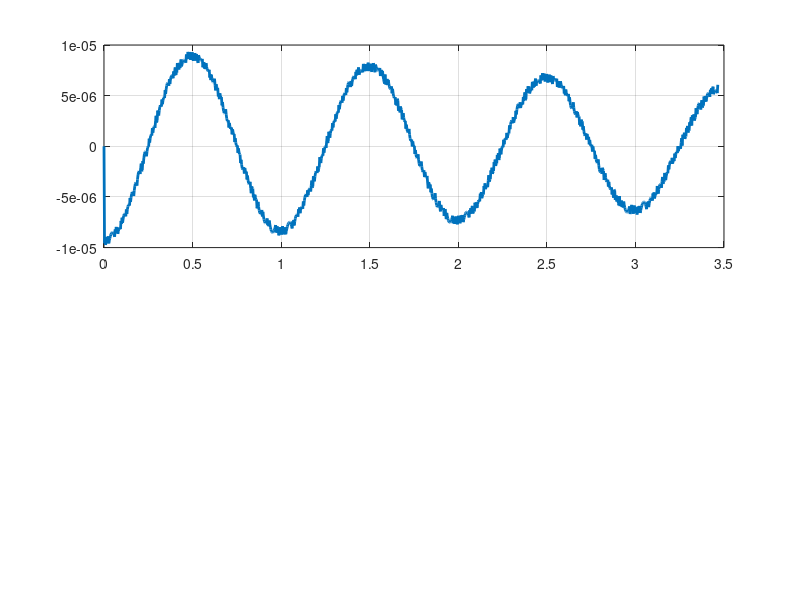

Recreate this plot in MATLAB. (Note: this script raises an error after producing the figure.)
data = [2999,1,0,0,0
5998,2,0,0.000019,0
8997,3,2972,0.000028,0
11996,4,2991,0.000038,0
14995,5,3003,0.000047,0
17994,6,2997,0.000056,0
20993,7,3002,0.000066,0.000001
23992,8,3001,0.000075,0.000001
26991,9,2997,0.000084,0.000002
29990,10,3000,0.000094,0.000002
32989,11,3020,0.000103,0.000003
35988,12,2978,0.000112,0.000004
38987,13,3000,0.000121,0.000005
41986,14,3000,0.000130,0.000006
44985,15,3003,0.000139,0.000008
47984,16,2999,0.000148,0.000009
50983,17,3000,0.000157,0.000011
53982,18,3001,0.000166,0.000014
56981,19,2999,0.000175,0.000016
59980,20,3000,0.000184,0.000019
62979,21,3006,0.000193,0.000021
65978,22,2994,0.000201,0.000025
68977,23,3000,0.000210,0.000028
71976,24,3001,0.000218,0.000032
74975,25,3000,0.000227,0.000036
77974,26,3000,0.000235,0.000040
80973,27,3000,0.000244,0.000045
83972,28,3000,0.000252,0.000049
86971,29,3000,0.000260,0.000055
89970,30,3000,0.000268,0.000060
92969,31,3001,0.000276,0.000066
95968,32,3000,0.000284,0.000072
98967,33,3000,0.000291,0.000079
101966,34,3000,0.000299,0.000085
104965,35,3002,0.000306,0.000093
107964,36,3000,0.000314,0.000100
110963,37,3000,0.000321,0.000108
113962,38,3001,0.000328,0.000116
116961,39,3000,0.000335,0.000124
119960,40,3000,0.000342,0.000133
122959,41,3001,0.000349,0.000142
125958,42,2999,0.000356,0.000152
128957,43,3000,0.000362,0.000162
131956,44,3000,0.000369,0.000172
134955,45,3001,0.000375,0.000182
137954,46,3001,0.000381,0.000193
140953,47,3000,0.000387,0.000204
143952,48,3002,0.000393,0.000215
146951,49,2999,0.000399,0.000227
149950,50,3000,0.000404,0.000239
152949,51,3001,0.000410,0.000251
155948,52,2999,0.000415,0.000264
158947,53,3000,0.000420,0.000276
161946,54,3000,0.000425,0.000289
164945,55,3002,0.000430,0.000303
167944,56,3000,0.000435,0.000316
170943,57,3000,0.000440,0.000330
173942,58,3002,0.000444,0.000344
176941,59,2998,0.000448,0.000358
179940,60,3001,0.000452,0.000373
182939,61,3001,0.000456,0.000388
185938,62,3000,0.000460,0.000403
188937,63,3000,0.000464,0.000418
191936,64,3001,0.000467,0.000433
194935,65,3001,0.000470,0.000449
197934,66,2999,0.000473,0.000464
200933,67,3000,0.000476,0.000480
203932,68,3002,0.000479,0.000496
206931,69,2999,0.000482,0.000512
209930,70,3000,0.000484,0.000528
212929,71,3001,0.000486,0.000544
215928,72,3000,0.000489,0.000561
218927,73,3001,0.000491,0.000577
221926,74,3000,0.000492,0.000594
224925,75,3001,0.000494,0.000610
227924,76,3000,0.000495,0.000627
230923,77,3000,0.000496,0.000643
233922,78,3002,0.000497,0.000660
236921,79,3000,0.000498,0.000677
239920,80,3000,0.000499,0.000693
242919,81,3001,0.000500,0.000710
245918,82,3000,0.000500,0.000726
248917,83,3000,0.000500,0.000743
251916,84,2999,0.000500,0.000759
254915,85,3001,0.000500,0.000776
257914,86,3000,0.000499,0.000792
260913,87,3001,0.000499,0.000808
263912,88,3001,0.000498,0.000824
266911,89,3000,0.000497,0.000840
269910,90,3000,0.000496,0.000856
272909,91,3002,0.000495,0.000872
275908,92,2999,0.000493,0.000887
278907,93,3001,0.000492,0.000902
281906,94,3000,0.000490,0.000917
284905,95,3001,0.000488,0.000932
287904,96,3000,0.000486,0.000947
290903,97,3000,0.000484,0.000961
293902,98,3001,0.000481,0.000975
296901,99,3000,0.000478,0.000989
299900,100,3000,0.000476,0.001003
302899,101,3001,0.000473,0.001016
305898,102,3000,0.000469,0.001029
308897,103,3000,0.000466,0.001042
311896,104,3000,0.000463,0.001054
314895,105,3001,0.000459,0.001066
317894,106,3000,0.000455,0.001078
320893,107,3000,0.000451,0.001089
323892,108,3002,0.000447,0.001100
326891,109,3000,0.000443,0.001111
329890,110,3000,0.000438,0.001121
332889,111,3001,0.000434,0.001131
335888,112,3000,0.000429,0.001140
338887,113,3000,0.000424,0.001149
341886,114,3000,0.000419,0.001158
344885,115,3001,0.000414,0.001166
347884,116,2999,0.000408,0.001174
350883,117,3000,0.000403,0.001181
353882,118,3001,0.000397,0.001188
356881,119,3000,0.000391,0.001194
359880,120,3001,0.000385,0.001200
362879,121,3002,0.000379,0.001205
365878,122,3000,0.000373,0.001210
368877,123,3000,0.000367,0.001215
371876,124,3000,0.000360,0.001218
374875,125,3001,0.000354,0.001222
377874,126,3000,0.000347,0.001225
380873,127,3000,0.000340,0.001227
383872,128,3002,0.000333,0.001229
386871,129,3000,0.000326,0.001230
389870,130,3001,0.000319,0.001231
392869,131,3001,0.000312,0.001231
395868,132,3000,0.000304,0.001231
398867,133,3000,0.000297,0.001230
401866,134,3001,0.000289,0.001229
404865,135,3001,0.000281,0.001227
407864,136,3000,0.000274,0.001224
410863,137,3000,0.000266,0.001221
413862,138,3001,0.000258,0.001218
416861,139,3000,0.000249,0.001213
419860,140,3044,0.000241,0.001209
422859,141,3006,0.000233,0.001203
425858,142,3057,0.000225,0.001198
428857,143,2999,0.000216,0.001191
431856,144,2998,0.000208,0.001184
434855,145,2980,0.000199,0.001177
437854,146,3012,0.000190,0.001169
440853,147,3019,0.000182,0.001160
443852,148,2991,0.000173,0.001151
446851,149,2923,0.000164,0.001141
449850,150,3009,0.000155,0.001131
452849,151,3050,0.000146,0.001120
455848,152,2987,0.000137,0.001109
458847,153,3004,0.000128,0.001097
461846,154,3000,0.000119,0.001085
464845,155,3006,0.000110,0.001072
467844,156,2993,0.000100,0.001058
470843,157,2990,0.000091,0.001044
473842,158,2968,0.000082,0.001030
476841,159,2993,0.000072,0.001015
479840,160,3000,0.000063,0.000999
482839,161,3002,0.000054,0.000983
485838,162,3000,0.000044,0.000967
488837,163,3000,0.000035,0.000950
491836,164,3000,0.000026,0.000933
494835,165,3002,0.000016,0.000915
497834,166,3000,0.000007,0.000896
500833,167,3000,-0.000003,0.000878
503832,168,3002,-0.000012,0.000858
506831,169,2999,-0.000021,0.000839
509830,170,3000,-0.000031,0.000819
512829,171,3001,-0.000040,0.000798
515828,172,3000,-0.000050,0.000777
518827,173,3000,-0.000059,0.000756
521826,174,3001,-0.000068,0.000734
524825,175,3000,-0.000078,0.000712
527824,176,2999,-0.000087,0.000690
530823,177,3000,-0.000096,0.000667
533822,178,3002,-0.000105,0.000644
536821,179,3000,-0.000115,0.000620
539820,180,3000,-0.000124,0.000596
542819,181,3002,-0.000133,0.000572
545818,182,3001,-0.000142,0.000548
548817,183,3000,-0.000151,0.000523
551816,184,3001,-0.000160,0.000498
554815,185,3002,-0.000169,0.000472
557814,186,3000,-0.000178,0.000447
560813,187,3000,-0.000186,0.000421
563812,188,3001,-0.000195,0.000395
566811,189,3000,-0.000204,0.000369
569810,190,3000,-0.000212,0.000342
572809,191,3001,-0.000221,0.000315
575808,192,3000,-0.000229,0.000288
578807,193,3000,-0.000238,0.000261
581806,194,3001,-0.000246,0.000234
584805,195,3001,-0.000254,0.000207
587804,196,3000,-0.000262,0.000179
590803,197,3001,-0.000270,0.000151
593802,198,3000,-0.000278,0.000124
596801,199,3000,-0.000286,0.000096
599800,200,3001,-0.000293,0.000068
602799,201,3001,-0.000301,0.000040
605798,202,3000,-0.000308,0.000011
608797,203,3000,-0.000316,-0.000017
611796,204,3000,-0.000323,-0.000045
614795,205,3001,-0.000330,-0.000073
617794,206,3000,-0.000337,-0.000101
620793,207,3000,-0.000344,-0.000130
623792,208,3001,-0.000351,-0.000158
626791,209,2999,-0.000358,-0.000186
629790,210,3000,-0.000364,-0.000214
632789,211,3001,-0.000370,-0.000243
635788,212,2999,-0.000377,-0.000271
638787,213,3000,-0.000383,-0.000299
641786,214,3000,-0.000389,-0.000327
644785,215,3002,-0.000395,-0.000354
647784,216,3000,-0.000400,-0.000382
650783,217,3000,-0.000406,-0.000410
653782,218,3000,-0.000411,-0.000437
656781,219,2999,-0.000417,-0.000464
659780,220,3000,-0.000422,-0.000492
662779,221,3001,-0.000427,-0.000518
665778,222,3000,-0.000432,-0.000545
668777,223,3000,-0.000436,-0.000572
671776,224,2999,-0.000441,-0.000598
674775,225,3002,-0.000445,-0.000624
677774,226,3000,-0.000449,-0.000650
680773,227,3000,-0.000453,-0.000676
683772,228,3002,-0.000457,-0.000701
686771,229,3000,-0.000461,-0.000726
689770,230,3000,-0.000465,-0.000751
692769,231,3002,-0.000468,-0.000776
695768,232,2999,-0.000471,-0.000800
698767,233,3001,-0.000474,-0.000824
701766,234,3000,-0.000477,-0.000848
704765,235,3002,-0.000480,-0.000871
707764,236,3000,-0.000482,-0.000894
710763,237,3000,-0.000485,-0.000917
713762,238,3001,-0.000487,-0.000939
716761,239,3000,-0.000489,-0.000961
719760,240,3001,-0.000491,-0.000982
722759,241,3001,-0.000493,-0.001003
725758,242,3000,-0.000494,-0.001024
728757,243,3000,-0.000496,-0.001045
731756,244,3001,-0.000497,-0.001064
734755,245,3002,-0.000498,-0.001084
737754,246,3000,-0.000499,-0.001103
740753,247,3000,-0.000499,-0.001122
743752,248,3001,-0.000500,-0.001140
746751,249,3000,-0.000500,-0.001158
749750,250,3000,-0.000500,-0.001175
752749,251,3001,-0.000500,-0.001192
755748,252,3000,-0.000500,-0.001208
758747,253,3002,-0.000499,-0.001224
761746,254,3001,-0.000499,-0.001239
764745,255,3002,-0.000498,-0.001254
767744,256,3000,-0.000497,-0.001269
770743,257,3000,-0.000496,-0.001283
773742,258,3001,-0.000494,-0.001296
776741,259,3000,-0.000493,-0.001309
779740,260,3000,-0.000491,-0.001321
782739,261,3001,-0.000489,-0.001333
785738,262,2999,-0.000487,-0.001344
788737,263,3000,-0.000485,-0.001355
791736,264,3000,-0.000483,-0.001366
794735,265,3001,-0.000480,-0.001375
797734,266,3000,-0.000478,-0.001384
800733,267,3000,-0.000475,-0.001393
803732,268,3003,-0.000472,-0.001401
806731,269,3000,-0.000469,-0.001409
809730,270,3000,-0.000465,-0.001416
812729,271,3001,-0.000462,-0.001422
815728,272,3000,-0.000458,-0.001428
818727,273,3000,-0.000454,-0.001433
821726,274,3000,-0.000450,-0.001438
824725,275,3001,-0.000446,-0.001442
827724,276,3000,-0.000442,-0.001446
830723,277,3000,-0.000437,-0.001449
833722,278,3001,-0.000432,-0.001452
836721,279,3000,-0.000428,-0.001453
839720,280,3000,-0.000423,-0.001455
842719,281,3002,-0.000418,-0.001456
845718,282,3000,-0.000412,-0.001456
848717,283,3000,-0.000407,-0.001456
851716,284,3001,-0.000401,-0.001455
854715,285,3001,-0.000396,-0.001453
857714,286,3000,-0.000390,-0.001451
860713,287,3000,-0.000384,-0.001449
863712,288,3002,-0.000378,-0.001446
866711,289,3000,-0.000371,-0.001442
869710,290,3000,-0.000365,-0.001438
872709,291,3001,-0.000359,-0.001433
875708,292,3000,-0.000352,-0.001428
878707,293,3001,-0.000345,-0.001422
881706,294,3000,-0.000338,-0.001416
884705,295,3001,-0.000331,-0.001409
887704,296,3000,-0.000324,-0.001401
890703,297,3000,-0.000317,-0.001393
893702,298,3001,-0.000310,-0.001385
896701,299,3001,-0.000302,-0.001376
899700,300,2999,-0.000295,-0.001366
902699,301,3000,-0.000287,-0.001356
905698,302,3000,-0.000279,-0.001345
908697,303,3000,-0.000271,-0.001334
911696,304,3000,-0.000263,-0.001323
914695,305,3001,-0.000255,-0.001310
917694,306,3000,-0.000247,-0.001298
920693,307,3000,-0.000239,-0.001285
923692,308,3001,-0.000231,-0.001271
926691,309,2999,-0.000222,-0.001257
929690,310,3000,-0.000214,-0.001243
932689,311,3002,-0.000205,-0.001228
935688,312,3000,-0.000197,-0.001212
938687,313,3000,-0.000188,-0.001196
941686,314,3000,-0.000179,-0.001180
944685,315,3001,-0.000170,-0.001163
947684,316,3000,-0.000161,-0.001146
950683,317,3000,-0.000152,-0.001129
953682,318,3001,-0.000143,-0.001111
956681,319,3000,-0.000134,-0.001092
959680,320,3000,-0.000125,-0.001073
962679,321,3001,-0.000116,-0.001054
965678,322,3002,-0.000107,-0.001035
968677,323,3000,-0.000098,-0.001015
971676,324,3001,-0.000089,-0.000994
974675,325,3001,-0.000079,-0.000974
977674,326,2999,-0.000070,-0.000953
980673,327,3000,-0.000061,-0.000931
983672,328,3001,-0.000051,-0.000910
986671,329,3000,-0.000042,-0.000888
989670,330,3000,-0.000032,-0.000865
992669,331,3001,-0.000023,-0.000843
995668,332,2999,-0.000014,-0.000820
998667,333,3001,-0.000004,-0.000797
1001666,334,3000,0.000005,-0.000773
1004665,335,3002,0.000015,-0.000749
1007664,336,3000,0.000024,-0.000725
1010663,337,3000,0.000033,-0.000701
1013662,338,3001,0.000043,-0.000676
1016661,339,3000,0.000052,-0.000652
1019660,340,3000,0.000062,-0.000627
1022659,341,3001,0.000071,-0.000601
1025658,342,2999,0.000080,-0.000576
1028657,343,3000,0.000090,-0.000550
1031656,344,3000,0.000099,-0.000525
1034655,345,3002,0.000108,-0.000499
1037654,346,3000,0.000117,-0.000472
1040653,347,3000,0.000126,-0.000446
1043652,348,3002,0.000135,-0.000420
1046651,349,3000,0.000144,-0.000393
1049650,350,3000,0.000153,-0.000366
1052649,351,3001,0.000162,-0.000340
1055648,352,3000,0.000171,-0.000313
1058647,353,3000,0.000180,-0.000286
1061646,354,3000,0.000189,-0.000259
1064645,355,3001,0.000198,-0.000231
1067644,356,3000,0.000206,-0.000204
1070643,357,3000,0.000215,-0.000177
1073642,358,3001,0.000223,-0.000149
1076641,359,3000,0.000232,-0.000122
1079640,360,3001,0.000240,-0.000095
1082639,361,3001,0.000248,-0.000067
1085638,362,3000,0.000256,-0.000040
1088637,363,3000,0.000264,-0.000012
1091636,364,3000,0.000272,0.000015
1094635,365,3001,0.000280,0.000042
1097634,366,2999,0.000288,0.000070
1100633,367,3000,0.000295,0.000097
1103632,368,3002,0.000303,0.000124
1106631,369,3000,0.000310,0.000152
1109630,370,3000,0.000318,0.000179
1112629,371,3001,0.000325,0.000206
1115628,372,3000,0.000332,0.000233
1118627,373,3000,0.000339,0.000260
1121626,374,3000,0.000346,0.000286
1124625,375,3002,0.000353,0.000313
1127624,376,3000,0.000359,0.000339
1130623,377,3000,0.000366,0.000366
1133622,378,3002,0.000372,0.000392
1136621,379,2999,0.000378,0.000418
1139620,380,3000,0.000384,0.000444
1142619,381,3002,0.000390,0.000470
1145618,382,3000,0.000396,0.000495
1148617,383,2999,0.000402,0.000520
1151616,384,3000,0.000407,0.000545
1154615,385,3001,0.000413,0.000570
1157614,386,3000,0.000418,0.000595
1160613,387,3001,0.000423,0.000619
1163612,388,3002,0.000428,0.000644
1166611,389,2999,0.000433,0.000668
1169610,390,3001,0.000438,0.000691
1172609,391,3002,0.000442,0.000715
1175608,392,2999,0.000446,0.000738
1178607,393,3000,0.000451,0.000761
1181606,394,3000,0.000455,0.000783
1184605,395,3001,0.000458,0.000806
1187604,396,3000,0.000462,0.000828
1190603,397,3000,0.000466,0.000849
1193602,398,3002,0.000469,0.000871
1196601,399,3000,0.000472,0.000892
1199600,400,3001,0.000475,0.000913
1202599,401,3000,0.000478,0.000933
1205598,402,3000,0.000481,0.000953
1208597,403,3001,0.000483,0.000973
1211596,404,3000,0.000486,0.000992
1214595,405,3001,0.000488,0.001011
1217594,406,3000,0.000490,0.001030
1220593,407,3000,0.000491,0.001048
1223592,408,3001,0.000493,0.001066
1226591,409,3000,0.000495,0.001083
1229590,410,3001,0.000496,0.001100
1232589,411,3001,0.000497,0.001117
1235588,412,3001,0.000498,0.001133
1238587,413,3000,0.000499,0.001149
1241586,414,3000,0.000499,0.001164
1244585,415,3001,0.000500,0.001179
1247584,416,3000,0.000500,0.001194
1250583,417,3000,0.000500,0.001208
1253582,418,3001,0.000500,0.001222
1256581,419,3000,0.000500,0.001235
1259580,420,3000,0.000499,0.001248
1262579,421,3001,0.000498,0.001260
1265578,422,3000,0.000498,0.001272
1268577,423,3000,0.000497,0.001283
1271576,424,3001,0.000495,0.001294
1274575,425,3001,0.000494,0.001305
1277574,426,3000,0.000493,0.001315
1280573,427,3000,0.000491,0.001324
1283572,428,3001,0.000489,0.001333
1286571,429,2999,0.000487,0.001342
1289570,430,3001,0.000485,0.001350
1292569,431,3002,0.000482,0.001358
1295568,432,3000,0.000480,0.001365
1298567,433,3001,0.000477,0.001372
1301566,434,3000,0.000474,0.001378
1304565,435,3001,0.000471,0.001383
1307564,436,3000,0.000468,0.001389
1310563,437,3000,0.000464,0.001393
1313562,438,3002,0.000461,0.001398
1316561,439,3000,0.000457,0.001401
1319560,440,3000,0.000453,0.001405
1322559,441,3002,0.000449,0.001407
1325558,442,3000,0.000445,0.001409
1328557,443,3000,0.000440,0.001411
1331556,444,3014,0.000436,0.001412
1334555,445,2989,0.000431,0.001413
1337554,446,2997,0.000426,0.001413
1340553,447,3000,0.000421,0.001413
1343552,448,3001,0.000416,0.001412
1346551,449,2999,0.000411,0.001411
1349550,450,3001,0.000405,0.001409
1352549,451,3002,0.000400,0.001407
1355548,452,3000,0.000394,0.001404
1358547,453,3000,0.000388,0.001401
1361546,454,3000,0.000382,0.001397
1364545,455,3001,0.000376,0.001393
1367544,456,3000,0.000370,0.001388
1370543,457,3000,0.000363,0.001383
1373542,458,3003,0.000357,0.001377
1376541,459,3000,0.000350,0.001371
1379540,460,3000,0.000343,0.001364
1382539,461,3001,0.000336,0.001357
1385538,462,3000,0.000329,0.001350
1388537,463,3000,0.000322,0.001341
1391536,464,3005,0.000315,0.001333
1394535,465,2996,0.000308,0.001324
1397534,466,3000,0.000300,0.001314
1400533,467,3000,0.000293,0.001304
1403532,468,3000,0.000285,0.001294
1406531,469,3000,0.000277,0.001283
1409530,470,3001,0.000269,0.001272
1412529,471,3001,0.000261,0.001260
1415528,472,3000,0.000253,0.001248
1418527,473,3000,0.000245,0.001235
1421526,474,3001,0.000237,0.001222
1424525,475,3001,0.000228,0.001208
1427524,476,3001,0.000220,0.001194
1430523,477,3000,0.000211,0.001180
1433522,478,3001,0.000203,0.001165
1436521,479,3000,0.000194,0.001150
1439520,480,3001,0.000185,0.001135
1442519,481,3001,0.000177,0.001119
1445518,482,2999,0.000168,0.001102
1448517,483,3000,0.000159,0.001086
1451516,484,3000,0.000150,0.001068
1454515,485,3001,0.000141,0.001051
1457514,486,3000,0.000132,0.001033
1460513,487,3000,0.000123,0.001015
1463512,488,3002,0.000114,0.000996
1466511,489,3000,0.000104,0.000977
1469510,490,3000,0.000095,0.000958
1472509,491,3002,0.000086,0.000939
1475508,492,3000,0.000077,0.000919
1478507,493,3000,0.000067,0.000898
1481506,494,3000,0.000058,0.000878
1484505,495,3002,0.000049,0.000857
1487504,496,3000,0.000039,0.000836
1490503,497,3000,0.000030,0.000814
1493502,498,3002,0.000020,0.000793
1496501,499,3000,0.000011,0.000771
1499500,500,3000,0.000002,0.000748
1502499,501,3002,-0.000008,0.000726
1505498,502,3000,-0.000017,0.000703
1508497,503,3000,-0.000027,0.000680
1511496,504,3001,-0.000036,0.000657
1514495,505,3002,-0.000045,0.000633
1517494,506,3000,-0.000055,0.000610
1520493,507,3000,-0.000064,0.000586
1523492,508,3002,-0.000074,0.000562
1526491,509,2999,-0.000083,0.000537
1529490,510,3001,-0.000092,0.000513
1532489,511,3002,-0.000101,0.000488
1535488,512,2999,-0.000111,0.000463
1538487,513,3001,-0.000120,0.000438
1541486,514,3000,-0.000129,0.000413
1544485,515,3002,-0.000138,0.000388
1547484,516,3000,-0.000147,0.000363
1550483,517,3000,-0.000156,0.000337
1553482,518,3002,-0.000165,0.000311
1556481,519,3000,-0.000174,0.000286
1559480,520,3001,-0.000183,0.000260
1562479,521,3001,-0.000191,0.000234
1565478,522,3000,-0.000200,0.000208
1568477,523,3001,-0.000209,0.000182
1571476,524,3000,-0.000217,0.000156
1574475,525,3002,-0.000226,0.000129
1577474,526,3000,-0.000234,0.000103
1580473,527,3000,-0.000242,0.000077
1583472,528,3002,-0.000250,0.000050
1586471,529,3000,-0.000258,0.000024
1589470,530,3000,-0.000267,-0.000002
1592469,531,3002,-0.000274,-0.000029
1595468,532,3000,-0.000282,-0.000055
1598467,533,3000,-0.000290,-0.000081
1601466,534,3002,-0.000298,-0.000107
1604465,535,3000,-0.000305,-0.000134
1607464,536,2999,-0.000313,-0.000160
1610463,537,3000,-0.000320,-0.000186
1613462,538,3001,-0.000327,-0.000212
1616461,539,3000,-0.000334,-0.000238
1619460,540,3000,-0.000341,-0.000264
1622459,541,3001,-0.000348,-0.000290
1625458,542,2999,-0.000355,-0.000315
1628457,543,3001,-0.000361,-0.000341
1631456,544,3008,-0.000368,-0.000366
1634455,545,2993,-0.000374,-0.000392
1637454,546,3001,-0.000380,-0.000417
1640453,547,3000,-0.000386,-0.000442
1643452,548,3001,-0.000392,-0.000467
1646451,549,3000,-0.000398,-0.000491
1649450,550,3000,-0.000403,-0.000516
1652449,551,3001,-0.000409,-0.000540
1655448,552,2999,-0.000414,-0.000564
1658447,553,3000,-0.000420,-0.000588
1661446,554,3007,-0.000425,-0.000612
1664445,555,2996,-0.000429,-0.000636
1667444,556,3000,-0.000434,-0.000659
1670443,557,2999,-0.000439,-0.000682
1673442,558,3001,-0.000443,-0.000705
1676441,559,3000,-0.000448,-0.000728
1679440,560,3000,-0.000452,-0.000750
1682439,561,3001,-0.000456,-0.000772
1685438,562,3001,-0.000459,-0.000794
1688437,563,3000,-0.000463,-0.000815
1691436,564,3006,-0.000467,-0.000836
1694435,565,2999,-0.000470,-0.000857
1697434,566,3001,-0.000473,-0.000878
1700433,567,3000,-0.000476,-0.000898
1703432,568,3001,-0.000479,-0.000918
1706431,569,3000,-0.000481,-0.000938
1709430,570,3000,-0.000484,-0.000957
1712429,571,3001,-0.000486,-0.000976
1715428,572,3000,-0.000488,-0.000995
1718427,573,3000,-0.000490,-0.001013
1721426,574,3002,-0.000492,-0.001031
1724425,575,3000,-0.000494,-0.001049
1727424,576,3001,-0.000495,-0.001066
1730423,577,3001,-0.000496,-0.001083
1733422,578,3002,-0.000497,-0.001099
1736421,579,2999,-0.000498,-0.001115
1739420,580,3001,-0.000499,-0.001131
1742419,581,3002,-0.000499,-0.001146
1745418,582,3000,-0.000500,-0.001161
1748417,583,3000,-0.000500,-0.001176
1751416,584,3002,-0.000500,-0.001190
1754415,585,3000,-0.000500,-0.001203
1757414,586,3001,-0.000499,-0.001217
1760413,587,3000,-0.000499,-0.001229
1763412,588,3002,-0.000498,-0.001242
1766411,589,3000,-0.000497,-0.001254
1769410,590,3000,-0.000496,-0.001265
1772409,591,3002,-0.000495,-0.001276
1775408,592,2999,-0.000494,-0.001287
1778407,593,3001,-0.000492,-0.001297
1781406,594,3001,-0.000490,-0.001306
1784405,595,3000,-0.000488,-0.001316
1787404,596,3001,-0.000486,-0.001324
1790403,597,3000,-0.000484,-0.001333
1793402,598,3001,-0.000482,-0.001340
1796401,599,3000,-0.000479,-0.001348
1799400,600,3000,-0.000476,-0.001354
1802399,601,3001,-0.000473,-0.001361
1805398,602,3000,-0.000470,-0.001367
1808397,603,3000,-0.000467,-0.001372
1811396,604,3001,-0.000463,-0.001377
1814395,605,2999,-0.000460,-0.001381
1817394,606,3000,-0.000456,-0.001385
1820393,607,3000,-0.000452,-0.001389
1823392,608,3001,-0.000448,-0.001392
1826391,609,3000,-0.000444,-0.001394
1829390,610,3000,-0.000439,-0.001396
1832389,611,3001,-0.000434,-0.001398
1835388,612,3000,-0.000430,-0.001399
1838387,613,3000,-0.000425,-0.001399
1841386,614,3001,-0.000420,-0.001399
1844385,615,3000,-0.000415,-0.001399
1847384,616,3000,-0.000409,-0.001398
1850383,617,3000,-0.000404,-0.001396
1853382,618,3001,-0.000398,-0.001394
1856381,619,2999,-0.000392,-0.001392
1859380,620,3001,-0.000386,-0.001389
1862379,621,3001,-0.000380,-0.001385
1865378,622,3000,-0.000374,-0.001381
1868377,623,3001,-0.000368,-0.001377
1871376,624,3001,-0.000362,-0.001372
1874375,625,3000,-0.000355,-0.001367
1877374,626,3001,-0.000348,-0.001361
1880373,627,3000,-0.000341,-0.001354
1883372,628,3001,-0.000334,-0.001348
1886371,629,3000,-0.000327,-0.001340
1889370,630,3000,-0.000320,-0.001332
1892369,631,3001,-0.000313,-0.001324
1895368,632,3000,-0.000306,-0.001315
1898367,633,3000,-0.000298,-0.001306
1901366,634,3001,-0.000290,-0.001296
1904365,635,3000,-0.000283,-0.001286
1907364,636,3000,-0.000275,-0.001276
1910363,637,3000,-0.000267,-0.001265
1913362,638,3002,-0.000259,-0.001253
1916361,639,3000,-0.000251,-0.001241
1919360,640,3000,-0.000243,-0.001229
1922359,641,3001,-0.000234,-0.001216
1925358,642,3000,-0.000226,-0.001203
1928357,643,3000,-0.000218,-0.001189
1931356,644,3002,-0.000209,-0.001175
1934355,645,3000,-0.000200,-0.001161
1937354,646,3000,-0.000192,-0.001146
1940353,647,3001,-0.000183,-0.001130
1943352,648,3002,-0.000174,-0.001115
1946351,649,2999,-0.000165,-0.001099
1949350,650,3001,-0.000156,-0.001082
1952349,651,3001,-0.000147,-0.001065
1955348,652,3000,-0.000138,-0.001048
1958347,653,3001,-0.000129,-0.001030
1961346,654,3002,-0.000120,-0.001012
1964345,655,3000,-0.000111,-0.000994
1967344,656,3000,-0.000102,-0.000975
1970343,657,3000,-0.000093,-0.000956
1973342,658,3003,-0.000083,-0.000937
1976341,659,3001,-0.000074,-0.000917
1979340,660,3000,-0.000065,-0.000897
1982339,661,3001,-0.000055,-0.000877
1985338,662,3000,-0.000046,-0.000856
1988337,663,3000,-0.000037,-0.000835
1991336,664,3001,-0.000027,-0.000814
1994335,665,2999,-0.000018,-0.000792
1997334,666,3000,-0.000008,-0.000770
2000333,667,3000,0.000001,-0.000748
2003332,668,3002,0.000010,-0.000726
2006331,669,2998,0.000020,-0.000703
2009330,670,3000,0.000029,-0.000680
2012329,671,3001,0.000039,-0.000657
2015328,672,3000,0.000048,-0.000634
2018327,673,3000,0.000057,-0.000610
2021326,674,3001,0.000067,-0.000586
2024325,675,3000,0.000076,-0.000562
2027324,676,3000,0.000085,-0.000538
2030323,677,3000,0.000095,-0.000514
2033322,678,3001,0.000104,-0.000489
2036321,679,3000,0.000113,-0.000464
2039320,680,3000,0.000122,-0.000439
2042319,681,3001,0.000131,-0.000414
2045318,682,3000,0.000140,-0.000389
2048317,683,3000,0.000149,-0.000363
2051316,684,3002,0.000158,-0.000338
2054315,685,3000,0.000167,-0.000312
2057314,686,3000,0.000176,-0.000287
2060313,687,3000,0.000185,-0.000261
2063312,688,3002,0.000194,-0.000235
2066311,689,3000,0.000202,-0.000209
2069310,690,3000,0.000211,-0.000183
2072309,691,3001,0.000219,-0.000156
2075308,692,3000,0.000228,-0.000130
2078307,693,3000,0.000236,-0.000104
2081306,694,3001,0.000244,-0.000078
2084305,695,3000,0.000253,-0.000051
2087304,696,3000,0.000261,-0.000025
2090303,697,3000,0.000269,0.000001
2093302,698,3002,0.000277,0.000028
2096301,699,3000,0.000284,0.000054
2099300,700,3001,0.000292,0.000081
2102299,701,3002,0.000300,0.000107
2105298,702,3000,0.000307,0.000133
2108297,703,3000,0.000315,0.000159
2111296,704,3001,0.000322,0.000186
2114295,705,3000,0.000329,0.000212
2117294,706,3000,0.000336,0.000238
2120293,707,3000,0.000343,0.000264
2123292,708,3001,0.000350,0.000290
2126291,709,3000,0.000356,0.000315
2129290,710,3001,0.000363,0.000341
2132289,711,3002,0.000369,0.000366
2135288,712,3000,0.000376,0.000392
2138287,713,3000,0.000382,0.000417
2141286,714,3001,0.000388,0.000442
2144285,715,3000,0.000394,0.000467
2147284,716,3000,0.000399,0.000492
2150283,717,3000,0.000405,0.000517
2153282,718,3001,0.000410,0.000541
2156281,719,3000,0.000416,0.000565
2159280,720,3000,0.000421,0.000589
2162279,721,3001,0.000426,0.000613
2165278,722,3000,0.000431,0.000637
2168277,723,3000,0.000436,0.000660
2171276,724,3002,0.000440,0.000683
2174275,725,3000,0.000444,0.000706
2177274,726,3000,0.000449,0.000729
2180273,727,3001,0.000453,0.000751
2183272,728,3000,0.000457,0.000774
2186271,729,2999,0.000460,0.000795
2189270,730,3003,0.000464,0.000817
2192269,731,3001,0.000467,0.000838
2195268,732,2999,0.000471,0.000859
2198267,733,3000,0.000474,0.000880
2201266,734,3002,0.000477,0.000900
2204265,735,2999,0.000479,0.000920
2207264,736,3000,0.000482,0.000940
2210263,737,3000,0.000484,0.000960
2213262,738,3001,0.000487,0.000979
2216261,739,3000,0.000489,0.000997
2219260,740,3000,0.000491,0.001016
2222259,741,3001,0.000492,0.001034
2225258,742,3000,0.000494,0.001051
2228257,743,3000,0.000495,0.001069
2231256,744,3001,0.000497,0.001086
2234255,745,3000,0.000498,0.001102
2237254,746,3001,0.000498,0.001118
2240253,747,3000,0.000499,0.001134
2243252,748,3002,0.000500,0.001149
2246251,749,3000,0.000500,0.001164
2249250,750,3000,0.000500,0.001179
2252249,751,3001,0.000500,0.001193
2255248,752,2999,0.000500,0.001206
2258247,753,3000,0.000499,0.001220
2261246,754,3002,0.000499,0.001232
2264245,755,3000,0.000498,0.001245
2267244,756,3000,0.000497,0.001257
2270243,757,3000,0.000496,0.001268
2273242,758,3001,0.000495,0.001279
2276241,759,3000,0.000493,0.001290
2279240,760,3000,0.000492,0.001300
2282239,761,3000,0.000490,0.001310
2285238,762,3000,0.000488,0.001319
2288237,763,3001,0.000486,0.001327
2291236,764,3001,0.000483,0.001336
2294235,765,3000,0.000481,0.001343
2297234,766,3001,0.000478,0.001351
2300233,767,3000,0.000475,0.001358
2303232,768,3002,0.000472,0.001364
2306231,769,3001,0.000469,0.001370
2309230,770,3000,0.000466,0.001375
2312229,771,3001,0.000462,0.001380
2315228,772,3000,0.000459,0.001384
2318227,773,3000,0.000455,0.001388
2321226,774,3001,0.000451,0.001392
2324225,775,3000,0.000447,0.001395
2327224,776,3001,0.000442,0.001397
2330223,777,3000,0.000438,0.001399
2333222,778,3002,0.000433,0.001400
2336221,779,2999,0.000428,0.001401
2339220,780,3000,0.000423,0.001402
2342219,781,3002,0.000418,0.001402
2345218,782,3000,0.000413,0.001401
2348217,783,3001,0.000408,0.001400
2351216,784,3001,0.000402,0.001398
2354215,785,2999,0.000397,0.001396
2357214,786,3000,0.000391,0.001394
2360213,787,3000,0.000385,0.001391
2363212,788,3001,0.000379,0.001387
2366211,789,3000,0.000373,0.001383
2369210,790,3000,0.000366,0.001379
2372209,791,3001,0.000360,0.001373
2375208,792,3000,0.000353,0.001368
2378207,793,3000,0.000346,0.001362
2381206,794,3001,0.000340,0.001355
2384205,795,3000,0.000333,0.001349
2387204,796,3000,0.000325,0.001341
2390203,797,3000,0.000318,0.001333
2393202,798,3003,0.000311,0.001325
2396201,799,2999,0.000303,0.001316
2399200,800,3001,0.000296,0.001307
2402199,801,3001,0.000288,0.001297
2405198,802,2999,0.000281,0.001287
2408197,803,3000,0.000273,0.001276
2411196,804,3002,0.000265,0.001265
2414195,805,3000,0.000257,0.001253
2417194,806,3000,0.000249,0.001241
2420193,807,3000,0.000240,0.001228
2423192,808,3002,0.000232,0.001216
2426191,809,3000,0.000224,0.001202
2429190,810,3000,0.000215,0.001188
2432189,811,3002,0.000207,0.001174
2435188,812,3000,0.000198,0.001159
2438187,813,3000,0.000189,0.001144
2441186,814,3001,0.000181,0.001129
2444185,815,3000,0.000172,0.001113
2447184,816,3000,0.000163,0.001097
2450183,817,3000,0.000154,0.001080
2453182,818,3001,0.000145,0.001063
2456181,819,2999,0.000136,0.001046
2459180,820,3000,0.000127,0.001028
2462179,821,3002,0.000118,0.001010
2465178,822,3000,0.000109,0.000991
2468177,823,3000,0.000099,0.000972
2471176,824,3002,0.000090,0.000953
2474175,825,2999,0.000081,0.000934
2477174,826,3001,0.000071,0.000914
2480173,827,3000,0.000062,0.000894
2483172,828,3002,0.000053,0.000873
2486171,829,3000,0.000043,0.000852
2489170,830,3000,0.000034,0.000831
2492169,831,3002,0.000025,0.000810
2495168,832,3000,0.000015,0.000788
2498167,833,3000,0.000006,0.000766
2501166,834,3001,-0.000004,0.000744
2504165,835,2999,-0.000013,0.000721
2507164,836,3000,-0.000022,0.000699
2510163,837,3000,-0.000032,0.000675
2513162,838,3002,-0.000041,0.000652
2516161,839,3000,-0.000051,0.000629
2519160,840,3000,-0.000060,0.000605
2522159,841,3001,-0.000069,0.000581
2525158,842,3000,-0.000079,0.000557
2528157,843,3000,-0.000088,0.000533
2531156,844,3002,-0.000097,0.000508
2534155,845,2999,-0.000106,0.000483
2537154,846,3000,-0.000116,0.000458
2540153,847,3000,-0.000125,0.000433
2543152,848,3001,-0.000134,0.000408
2546151,849,3000,-0.000143,0.000383
2549150,850,3001,-0.000152,0.000357
2552149,851,3001,-0.000161,0.000332
2555148,852,2999,-0.000170,0.000306
2558147,853,3000,-0.000179,0.000280
2561146,854,3001,-0.000187,0.000254
2564145,855,3000,-0.000196,0.000228
2567144,856,3000,-0.000205,0.000202
2570143,857,3000,-0.000213,0.000176
2573142,858,3001,-0.000222,0.000150
2576141,859,3001,-0.000230,0.000123
2579140,860,3000,-0.000239,0.000097
2582139,861,3001,-0.000247,0.000071
2585138,862,3000,-0.000255,0.000044
2588137,863,3000,-0.000263,0.000018
2591136,864,3001,-0.000271,-0.000009
2594135,865,3000,-0.000279,-0.000035
2597134,866,3000,-0.000287,-0.000062
2600133,867,3000,-0.000294,-0.000088
2603132,868,3001,-0.000302,-0.000114
2606131,869,3000,-0.000309,-0.000141
2609130,870,3000,-0.000317,-0.000167
2612129,871,3002,-0.000324,-0.000193
2615128,872,2999,-0.000331,-0.000219
2618127,873,3000,-0.000338,-0.000245
2621126,874,3002,-0.000345,-0.000271
2624125,875,3000,-0.000352,-0.000297
2627124,876,3000,-0.000358,-0.000323
2630123,877,3000,-0.000365,-0.000349
2633122,878,3001,-0.000371,-0.000374
2636121,879,3000,-0.000377,-0.000399
2639120,880,3000,-0.000383,-0.000425
2642119,881,3001,-0.000389,-0.000450
2645118,882,3000,-0.000395,-0.000475
2648117,883,3000,-0.000401,-0.000500
2651116,884,3001,-0.000407,-0.000524
2654115,885,3000,-0.000412,-0.000549
2657114,886,3001,-0.000417,-0.000573
2660113,887,3000,-0.000422,-0.000597
2663112,888,3001,-0.000427,-0.000621
2666111,889,3000,-0.000432,-0.000644
2669110,890,3000,-0.000437,-0.000668
2672109,891,3002,-0.000441,-0.000691
2675108,892,3000,-0.000446,-0.000714
2678107,893,3000,-0.000450,-0.000736
2681106,894,3002,-0.000454,-0.000759
2684105,895,3000,-0.000458,-0.000781
2687104,896,3001,-0.000461,-0.000802
2690103,897,3000,-0.000465,-0.000824
2693102,898,3001,-0.000468,-0.000845
2696101,899,3000,-0.000472,-0.000866
2699100,900,3000,-0.000475,-0.000887
2702099,901,3002,-0.000478,-0.000907
2705098,902,2999,-0.000480,-0.000927
2708097,903,3001,-0.000483,-0.000947
2711096,904,3002,-0.000485,-0.000966
2714095,905,3000,-0.000487,-0.000985
2717094,906,3000,-0.000489,-0.001004
2720093,907,3001,-0.000491,-0.001022
2723092,908,3001,-0.000493,-0.001040
2726091,909,3000,-0.000494,-0.001057
2729090,910,3000,-0.000496,-0.001075
2732089,911,3001,-0.000497,-0.001091
2735088,912,3000,-0.000498,-0.001108
2738087,913,3000,-0.000499,-0.001124
2741086,914,3001,-0.000499,-0.001139
2744085,915,2999,-0.000500,-0.001155
2747084,916,3000,-0.000500,-0.001169
2750083,917,3000,-0.000500,-0.001184
2753082,918,3002,-0.000500,-0.001198
2756081,919,3000,-0.000500,-0.001211
2759080,920,3000,-0.000499,-0.001224
2762079,921,3001,-0.000499,-0.001237
2765078,922,3000,-0.000498,-0.001249
2768077,923,3000,-0.000497,-0.001261
2771076,924,3002,-0.000496,-0.001272
2774075,925,3001,-0.000494,-0.001283
2777074,926,3000,-0.000493,-0.001294
2780073,927,3000,-0.000491,-0.001304
2783072,928,3001,-0.000489,-0.001313
2786071,929,3000,-0.000487,-0.001322
2789070,930,3001,-0.000485,-0.001331
2792069,931,3001,-0.000483,-0.001339
2795068,932,3000,-0.000480,-0.001346
2798067,933,3000,-0.000477,-0.001354
2801066,934,3004,-0.000474,-0.001360
2804065,935,2998,-0.000471,-0.001366
2807064,936,3000,-0.000468,-0.001372
2810063,937,3000,-0.000465,-0.001377
2813062,938,3002,-0.000461,-0.001382
2816061,939,2999,-0.000458,-0.001386
2819060,940,3000,-0.000454,-0.001390
2822059,941,3001,-0.000450,-0.001393
2825058,942,3000,-0.000445,-0.001396
2828057,943,3000,-0.000441,-0.001398
2831056,944,3001,-0.000437,-0.001400
2834055,945,3000,-0.000432,-0.001401
2837054,946,3000,-0.000427,-0.001402
2840053,947,3000,-0.000422,-0.001402
2843052,948,3002,-0.000417,-0.001402
2846051,949,3000,-0.000412,-0.001401
2849050,950,3000,-0.000406,-0.001400
2852049,951,3002,-0.000401,-0.001398
2855048,952,3000,-0.000395,-0.001396
2858047,953,2999,-0.000389,-0.001393
2861046,954,3002,-0.000383,-0.001390
2864045,955,3000,-0.000377,-0.001386
2867044,956,3000,-0.000371,-0.001382
2870043,957,3000,-0.000364,-0.001378
2873042,958,3001,-0.000358,-0.001372
2876041,959,3000,-0.000351,-0.001367
2879040,960,3001,-0.000344,-0.001361
2882039,961,3001,-0.000338,-0.001354
2885038,962,3000,-0.000331,-0.001347
2888037,963,3001,-0.000323,-0.001339
2891036,964,3001,-0.000316,-0.001331
2894035,965,3000,-0.000309,-0.001323
2897034,966,3000,-0.000301,-0.001314
2900033,967,3000,-0.000294,-0.001304
2903032,968,3001,-0.000286,-0.001294
2906031,969,3000,-0.000278,-0.001284
2909030,970,3000,-0.000270,-0.001273
2912029,971,3001,-0.000263,-0.001262
2915028,972,3000,-0.000254,-0.001250
2918027,973,3001,-0.000246,-0.001238
2921026,974,3001,-0.000238,-0.001225
2924025,975,2999,-0.000230,-0.001212
2927024,976,3000,-0.000221,-0.001198
2930023,977,3000,-0.000213,-0.001184
2933022,978,3002,-0.000204,-0.001170
2936021,979,3000,-0.000196,-0.001155
2939020,980,3000,-0.000187,-0.001140
2942019,981,3002,-0.000178,-0.001125
2945018,982,3000,-0.000169,-0.001109
2948017,983,3000,-0.000160,-0.001092
2951016,984,3001,-0.000151,-0.001075
2954015,985,3000,-0.000142,-0.001058
2957014,986,3000,-0.000133,-0.001041
2960013,987,3000,-0.000124,-0.001023
2963012,988,3001,-0.000115,-0.001005
2966011,989,3000,-0.000106,-0.000986
2969010,990,3000,-0.000097,-0.000967
2972009,991,3001,-0.000087,-0.000948
2975008,992,3000,-0.000078,-0.000928
2978007,993,3000,-0.000069,-0.000908
2981006,994,3002,-0.000060,-0.000888
2984005,995,3000,-0.000050,-0.000867
2987004,996,3000,-0.000041,-0.000846
2990003,997,3001,-0.000031,-0.000825
2993002,998,3001,-0.000022,-0.000803
2996001,999,3000,-0.000013,-0.000782
2999000,1000,3000,-0.000003,-0.000760
3001999,1001,3001,0.000006,-0.000737
3004998,1002,2999,0.000016,-0.000715
3007997,1003,3002,0.000025,-0.000692
3010996,1004,3002,0.000035,-0.000669
3013995,1005,2999,0.000044,-0.000645
3016994,1006,3000,0.000053,-0.000622
3019993,1007,3000,0.000063,-0.000598
3022992,1008,3001,0.000072,-0.000574
3025991,1009,3000,0.000081,-0.000550
3028990,1010,3000,0.000091,-0.000525
3031989,1011,3002,0.000100,-0.000501
3034988,1012,3000,0.000109,-0.000476
3037987,1013,2999,0.000118,-0.000451
3040986,1014,3001,0.000127,-0.000426
3043985,1015,3000,0.000136,-0.000401
3046984,1016,3001,0.000145,-0.000375
3049983,1017,3000,0.000154,-0.000350
3052982,1018,3001,0.000163,-0.000324
3055981,1019,3000,0.000172,-0.000298
3058980,1020,3000,0.000181,-0.000272
3061979,1021,3001,0.000190,-0.000247
3064978,1022,3000,0.000199,-0.000220
3067977,1023,3000,0.000207,-0.000194
3070976,1024,3001,0.000216,-0.000168
3073975,1025,3000,0.000224,-0.000142
3076974,1026,3000,0.000233,-0.000116
3079973,1027,3000,0.000241,-0.000089
3082972,1028,3002,0.000249,-0.000063
3085971,1029,3000,0.000257,-0.000036
3088970,1030,3000,0.000265,-0.000010
3091969,1031,3001,0.000273,0.000016
3094968,1032,3000,0.000281,0.000043
3097967,1033,3000,0.000289,0.000069
3100966,1034,3001,0.000296,0.000096
3103965,1035,3000,0.000304,0.000122
3106964,1036,3000,0.000311,0.000148
3109963,1037,3000,0.000319,0.000175
3112962,1038,3001,0.000326,0.000201
3115961,1039,3000,0.000333,0.000227
3118960,1040,3000,0.000340,0.000253
3121959,1041,3002,0.000347,0.000279
3124958,1042,3000,0.000353,0.000305
3127957,1043,3000,0.000360,0.000330
3130956,1044,3002,0.000367,0.000356
3133955,1045,3000,0.000373,0.000381
3136954,1046,3000,0.000379,0.000407
3139953,1047,3000,0.000385,0.000432
3142952,1048,3001,0.000391,0.000457
3145951,1049,3000,0.000397,0.000482
3148950,1050,3000,0.000403,0.000507
3151949,1051,3001,0.000408,0.000531
3154948,1052,3000,0.000413,0.000556
3157947,1053,3000,0.000419,0.000580
3160946,1054,3002,0.000424,0.000604
3163945,1055,3000,0.000429,0.000627
3166944,1056,3000,0.000433,0.000651
3169943,1057,3000,0.000438,0.000674
3172942,1058,3001,0.000443,0.000697
3175941,1059,2999,0.000447,0.000720
3178940,1060,3000,0.000451,0.000743
3181939,1061,3001,0.000455,0.000765
3184938,1062,3000,0.000459,0.000787
3187937,1063,3000,0.000462,0.000809
3190936,1064,3001,0.000466,0.000830
3193935,1065,3000,0.000469,0.000851
3196934,1066,3000,0.000472,0.000872
3199933,1067,3000,0.000475,0.000893
3202932,1068,3002,0.000478,0.000913
3205931,1069,3000,0.000481,0.000933
3208930,1070,3000,0.000483,0.000952
3211929,1071,3002,0.000486,0.000972
3214928,1072,3000,0.000488,0.000990
3217927,1073,3000,0.000490,0.001009
3220926,1074,3001,0.000492,0.001027
3223925,1075,2999,0.000493,0.001045
3226924,1076,3000,0.000495,0.001062
3229923,1077,3000,0.000496,0.001079
3232922,1078,3002,0.000497,0.001096
3235921,1079,3000,0.000498,0.001112
3238920,1080,3000,0.000499,0.001128
3241919,1081,3001,0.000499,0.001144
3244918,1082,3000,0.000500,0.001159
3247917,1083,3000,0.000500,0.001173
3250916,1084,3001,0.000500,0.001188
3253915,1085,2999,0.000500,0.001202
3256914,1086,3000,0.000500,0.001215
3259913,1087,3001,0.000499,0.001228
3262912,1088,3001,0.000498,0.001240
3265911,1089,2999,0.000498,0.001253
3268910,1090,3000,0.000496,0.001264
3271909,1091,3001,0.000495,0.001275
3274908,1092,3000,0.000494,0.001286
3277907,1093,3000,0.000492,0.001296
3280906,1094,3002,0.000491,0.001306
3283905,1095,3000,0.000489,0.001316
3286904,1096,3000,0.000487,0.001325
3289903,1097,3000,0.000484,0.001333
3292902,1098,2993,0.000482,0.001341
3295901,1099,3000,0.000479,0.001348
3298900,1100,3000,0.000477,0.001355
3301899,1101,3001,0.000474,0.001362
3304898,1102,3001,0.000471,0.001368
3307897,1103,3000,0.000467,0.001374
3310896,1104,3001,0.000464,0.001379
3313895,1105,3000,0.000460,0.001383
3316894,1106,3000,0.000456,0.001387
3319893,1107,3007,0.000453,0.001391
3322892,1108,2994,0.000448,0.001394
3325891,1109,3001,0.000444,0.001397
3328890,1110,3000,0.000440,0.001399
3331889,1111,3002,0.000435,0.001400
3334888,1112,3000,0.000431,0.001401
3337887,1113,3000,0.000426,0.001402
3340886,1114,3002,0.000421,0.001402
3343885,1115,2999,0.000415,0.001402
3346884,1116,3001,0.000410,0.001401
3349883,1117,3008,0.000405,0.001400
3352882,1118,2993,0.000399,0.001398
3355881,1119,3000,0.000393,0.001395
3358880,1120,3001,0.000387,0.001392
3361879,1121,3002,0.000381,0.001389
3364878,1122,3000,0.000375,0.001385
3367877,1123,2999,0.000369,0.001381
3370876,1124,3002,0.000363,0.001376
3373875,1125,3000,0.000356,0.001371
3376874,1126,3001,0.000349,0.001365
3379873,1127,3000,0.000343,0.001359
3382872,1128,3000,0.000336,0.001352
3385871,1129,2999,0.000329,0.001345
3388870,1130,3000,0.000321,0.001337
3391869,1131,3001,0.000314,0.001329
3394868,1132,3000,0.000307,0.001320
3397867,1133,3000,0.000299,0.001311
3400866,1134,3002,0.000292,0.001301
3403865,1135,3000,0.000284,0.001291
3406864,1136,3000,0.000276,0.001281
3409863,1137,3002,0.000268,0.001270
3412862,1138,3000,0.000260,0.001258
3415861,1139,3000,0.000252,0.001246
3418860,1140,3002,0.000244,0.001234
3421859,1141,3001,0.000236,0.001221
3424858,1142,2999,0.000227,0.001208
3427857,1143,3000,0.000219,0.001194
3430856,1144,3000,0.000210,0.001180
3433855,1145,3000,0.000202,0.001166
3436854,1146,3000,0.000193,0.001151
3439853,1147,3002,0.000184,0.001136
3442852,1148,3000,0.000176,0.001120
3445851,1149,3001,0.000167,0.001104
3448850,1150,3001,0.000158,0.001087
3451849,1151,3002,0.000149,0.001071
3454848,1152,3000,0.000140,0.001053
3457847,1153,3000,0.000131,0.001036
3460846,1154,3001,0.000122,0.001018
3463845,1155,2999,0.000113,0.000999
3466844,1156,3000,0.000103,0.000981];


% Second order system

 

omega_n = 10 %natural angular frequency

zita = 0.3%damping factor

kp = 2%"static" gain

 

%Continuous time second order system: the plant transfer function (Laplace domain)

Ps = tf([kp*omega_n^2],[1 2*zita*omega_n omega_n^2])

 

%Discretization (assuming a zero order hold device)

Ts = 0.003 %sampling time

Pz = c2d(Ps,Ts,'zoh')

%State space discrete time representation as required in MARTe

[A,B,C,D] = ssdata(Pz)

%pay attention to consider all the decimals, they matter...

%MARTE SINUSOID
Amplitude = 0.0005
Frequency = 1
offset = 0

%COMPARISON
n = length(data(:,1));  
time = [0:Ts:(n-1)*Ts];
myinput = Amplitude*sin(Frequency*2*pi*time)+offset;
y = lsim(Pz,myinput,time);
clear ax
%semilogy(ttime,temp,'LineWidth',2);
ax(1) = subplot(2,1,1);
temp = myinput'-data(:,4);
plot(time, temp, 'LineWidth',2)
grid on
ylabel('$E_{input} $ (sinusoid)','FontSize',MyFontSize,'Interpreter','Latex')
set(gca,'FontSize',MyFontSize);
ax(2) = subplot(2,1,2);
temp = y-data(:,5);
plot(time, temp, 'LineWidth',2)
grid on
ylabel('$E_{output} $ Plant response','FontSize',MyFontSize,'Interpreter','Latex')
set(gca,'FontSize',MyFontSize);

% decrease distance between subplots
for h = 1:length(ax)
    vCurrPos = get(ax(h), 'position'); % current position
    %set(ha(h), 'position', (vCurrPos.*[1 1 nF nF])-[vCurrPos(3)*(nF-1)/2 vCurrPos(4)*(nF-1)/2 0 0]);
    set(ax(h), 'position', (vCurrPos.*[1 1 1 nF])-[0 vCurrPos(4)*(nF-1)/2 0 0]);
    if h < length(ax)
        set(ax(h), 'XTickLabel', ' ')
    end
end
linkaxes(ax,'x');








